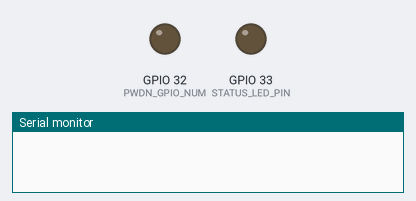
Simulated run of this sketch. Board: ESP32. Shown: output pins drawn as LEDs (lit = HIGH), the last lines printed to the serial monitor. WiFi joins after 1.5 s; servers stay silent unless stated; uploads are accepted with an empty reply; the camera gives no picture.

Above: at 0.0 s.
At 0.6 s:
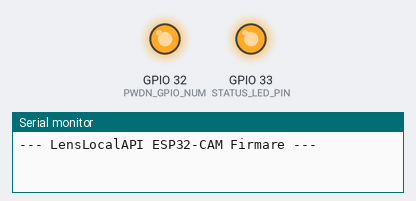
At 7.1 s:
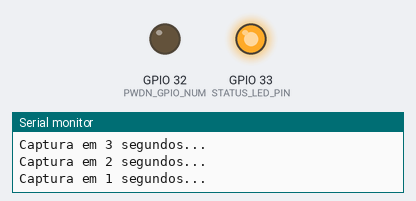
Timing chart, 0 to 8.6 s (numbered marks = the images above):
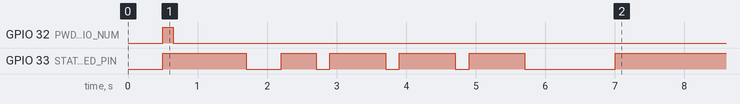

The sketch:

esp32cam_firmware.ino
```cpp
/*
  =================================================================================
  FIRMWARE ESP32-CAM (AI-THINKER OV2640) - LENSLOCALAPI
  =================================================================================
*/

#include <WiFi.h>
#include <WiFiClientSecure.h>
#include <HTTPClient.h>
#include "esp_camera.h"
#include "mbedtls/base64.h"
#include "soc/soc.h"
#include "soc/rtc_cntl_reg.h"

#ifndef RTC_CNTL_BROWNOUT_REG
  #ifdef RTC_CNTL_BROWN_OUT_REG
    #define RTC_CNTL_BROWNOUT_REG RTC_CNTL_BROWN_OUT_REG
  #endif
#endif

// =================================================================================
// 1. CONFIGURAÇÕES DE REDE E FIREBASE
// =================================================================================
const char* WIFI_SSID     = "YOUR_WIFI_SSID";
const char* WIFI_PASSWORD = "YOUR_WIFI_PASSWORD";

const char* FIREBASE_URL  = "https://YOUR_FIREBASE_PROJECT.firebaseio.com";
const char* DEVICE_ID     = "esp32cam_01";

#define STATUS_LED_PIN  33

// =================================================================================
// MODELO DE CÂMERA (AI-THINKER ESP32-CAM)
// =================================================================================
#define CAMERA_MODEL_AI_THINKER

#if defined(CAMERA_MODEL_AI_THINKER)
  #define PWDN_GPIO_NUM     32
  #define RESET_GPIO_NUM    -1
  #define XCLK_GPIO_NUM      0
  #define SIOD_GPIO_NUM     26
  #define SIOC_GPIO_NUM     27
  #define Y9_GPIO_NUM       35
  #define Y8_GPIO_NUM       34
  #define Y7_GPIO_NUM       39
  #define Y6_GPIO_NUM       36
  #define Y5_GPIO_NUM       21
  #define Y4_GPIO_NUM       19
  #define Y3_GPIO_NUM       18
  #define Y2_GPIO_NUM        5
  #define VSYNC_GPIO_NUM    25
  #define HREF_GPIO_NUM     23
  #define PCLK_GPIO_NUM     22
#endif

void initCamera();
void connectWiFi();
String encodeBase64(const uint8_t* data, size_t length);
void captureAndSendProcess();
void checkFirebaseResult(String requestId);

void setup() {
  #ifdef RTC_CNTL_BROWNOUT_REG
    WRITE_PERI_REG(RTC_CNTL_BROWNOUT_REG, 0);
  #endif

  Serial.begin(115200);
  delay(500);

  Serial.println("\n--- LensLocalAPI ESP32-CAM Firmare ---");

  pinMode(STATUS_LED_PIN, OUTPUT);
  digitalWrite(STATUS_LED_PIN, HIGH);

  initCamera();
  connectWiFi();

  for (int i = 3; i >= 1; i--) {
    Serial.printf("Captura em %d segundos...\n", i);
    digitalWrite(STATUS_LED_PIN, LOW);
    delay(200);
    digitalWrite(STATUS_LED_PIN, HIGH);
    delay(800);
  }

  captureAndSendProcess();
}

void loop() {
  delay(1000);
}

void initCamera() {
  pinMode(PWDN_GPIO_NUM, OUTPUT);
  digitalWrite(PWDN_GPIO_NUM, HIGH);
  delay(150);
  digitalWrite(PWDN_GPIO_NUM, LOW);
  delay(150);

  camera_config_t config;
  config.ledc_channel = LEDC_CHANNEL_0;
  config.ledc_timer = LEDC_TIMER_0;
  config.pin_d0 = Y2_GPIO_NUM;
  config.pin_d1 = Y3_GPIO_NUM;
  config.pin_d2 = Y4_GPIO_NUM;
  config.pin_d3 = Y5_GPIO_NUM;
  config.pin_d4 = Y6_GPIO_NUM;
  config.pin_d5 = Y7_GPIO_NUM;
  config.pin_d6 = Y8_GPIO_NUM;
  config.pin_d7 = Y9_GPIO_NUM;
  config.pin_xclk = XCLK_GPIO_NUM;
  config.pin_pclk = PCLK_GPIO_NUM;
  config.pin_vsync = VSYNC_GPIO_NUM;
  config.pin_href = HREF_GPIO_NUM;
  config.pin_sscb_sda = SIOD_GPIO_NUM;
  config.pin_sscb_scl = SIOC_GPIO_NUM;
  config.pin_pwdn = PWDN_GPIO_NUM;
  config.pin_reset = RESET_GPIO_NUM;
  config.xclk_freq_hz = 20000000;
  config.pixel_format = PIXFORMAT_JPEG;

  if (psramFound()) {
    config.frame_size = FRAMESIZE_VGA;
    config.jpeg_quality = 12;
    config.fb_count = 2;
  } else {
    config.frame_size = FRAMESIZE_CIF;
    config.jpeg_quality = 15;
    config.fb_count = 1;
  }

  esp_err_t err = esp_camera_init(&config);

  if (err != ESP_OK) {
    esp_camera_deinit();
    delay(200);
    digitalWrite(PWDN_GPIO_NUM, HIGH);
    delay(200);
    digitalWrite(PWDN_GPIO_NUM, LOW);
    delay(200);

    err = esp_camera_init(&config);
    if (err != ESP_OK) {
      while (true) {
        digitalWrite(STATUS_LED_PIN, !digitalRead(STATUS_LED_PIN));
        delay(100);
      }
    }
  }

  sensor_t * s = esp_camera_sensor_get();
  if (s != NULL) {
    s->set_whitebal(s, 1);
    s->set_awb_gain(s, 1);
    s->set_wb_mode(s, 0);
    s->set_exposure_ctrl(s, 1);
    s->set_aec2(s, 1);
    s->set_gain_ctrl(s, 1);
    s->set_bpc(s, 1);
    s->set_wpc(s, 1);
    s->set_raw_gma(s, 1);
    s->set_lenc(s, 1);
    s->set_brightness(s, 0);
    s->set_contrast(s, 0);
    s->set_saturation(s, 0);
  }
}

void connectWiFi() {
  if (WiFi.status() == WL_CONNECTED) return;

  WiFi.disconnect(true);
  WiFi.mode(WIFI_OFF);
  delay(100);
  WiFi.mode(WIFI_STA);

  WiFi.setTxPower(WIFI_POWER_19_5dBm);
  WiFi.begin(WIFI_SSID, WIFI_PASSWORD);

  int tries = 0;
  while (WiFi.status() != WL_CONNECTED && tries < 40) {
    delay(500);
    digitalWrite(STATUS_LED_PIN, !digitalRead(STATUS_LED_PIN));
    tries++;
  }

  digitalWrite(STATUS_LED_PIN, HIGH);
}

String encodeBase64(const uint8_t* input, size_t length) {
  size_t outputLen = 0;
  mbedtls_base64_encode(NULL, 0, &outputLen, input, length);

  unsigned char * base64Buf = (unsigned char *)malloc(outputLen + 1);
  if (!base64Buf) return "";

  mbedtls_base64_encode(base64Buf, outputLen, &outputLen, input, length);
  base64Buf[outputLen] = '\0';

  String result = String((char*)base64Buf);
  free(base64Buf);
  return result;
}

void captureAndSendProcess() {
  digitalWrite(STATUS_LED_PIN, LOW);

  if (WiFi.status() != WL_CONNECTED) {
    digitalWrite(STATUS_LED_PIN, HIGH);
    return;
  }

  for (int i = 0; i < 4; i++) {
    camera_fb_t * dummy_fb = esp_camera_fb_get();
    if (dummy_fb) {
      esp_camera_fb_return(dummy_fb);
    }
    delay(150);
  }

  camera_fb_t * fb = esp_camera_fb_get();
  if (!fb) {
    digitalWrite(STATUS_LED_PIN, HIGH);
    return;
  }

  String base64Image = encodeBase64(fb->buf, fb->len);
  esp_camera_fb_return(fb);

  if (base64Image.length() == 0) {
    digitalWrite(STATUS_LED_PIN, HIGH);
    return;
  }

  String requestId = "esp_auto_" + String(millis());

  WiFiClientSecure client;
  client.setInsecure();

  HTTPClient http;
  String requestUrl = String(FIREBASE_URL) + "/requests/" + requestId + ".json";

  http.begin(client, requestUrl);
  http.setFollowRedirects(HTTPC_STRICT_FOLLOW_REDIRECTS);
  http.setTimeout(20000);
  http.addHeader("Content-Type", "application/json");

  String jsonPayload = "{\"deviceId\":\"" + String(DEVICE_ID) + "\",\"status\":\"pending\",\"timestamp\":" + String(millis()/1000) + ",\"image\":\"" + base64Image + "\"}";

  int httpCodeRequest = http.PUT(jsonPayload);

  if (httpCodeRequest == 200 || httpCodeRequest == 204) {
    http.end();

    String queueUrl = String(FIREBASE_URL) + "/queue/" + requestId + ".json";

    http.begin(client, queueUrl);
    http.setFollowRedirects(HTTPC_STRICT_FOLLOW_REDIRECTS);
    http.setTimeout(15000);
    http.addHeader("Content-Type", "application/json");

    int httpCodeQueue = http.PUT("true");
    http.end();

    digitalWrite(STATUS_LED_PIN, HIGH);

    if (httpCodeQueue == 200 || httpCodeQueue == 204) {
      checkFirebaseResult(requestId);
    }
  } else {
    digitalWrite(STATUS_LED_PIN, HIGH);
    http.end();
  }
}

void checkFirebaseResult(String requestId) {
  WiFiClientSecure client;
  client.setInsecure();
  HTTPClient http;

  String resultUrl = String(FIREBASE_URL) + "/requests/" + requestId + ".json";

  for (int i = 0; i < 30; i++) {
    delay(1000);
    http.begin(client, resultUrl);
    http.setTimeout(5000);
    int httpCode = http.GET();

    if (httpCode == 200) {
      String response = http.getString();
      http.end();
      if (response.indexOf("\"completed\"") > 0) {
        Serial.println(response);
        return;
      }
    } else {
      http.end();
    }
  }
}
```
